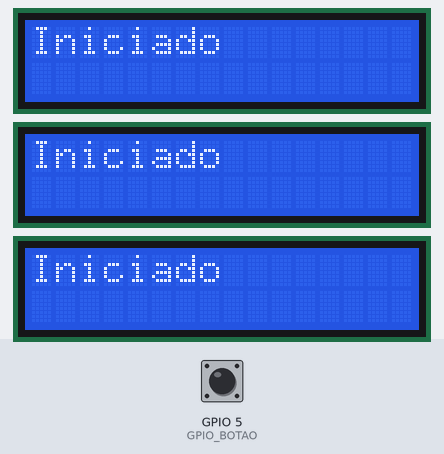
A sketch run on a simulated ESP32. Parts: 3 × 16×2 character LCD. The inputs (shaded band) are chosen by the test bench; at power-on: GPIO 5 (GPIO_BOTAO) LOW. WiFi joins after 1.5 s; servers stay silent unless stated; the local clock reads 2024-03-15 10:24:30 at power-on unless the sketch sets it; random numbers use the default seed unless the sketch sets one; what the sketch prints to the serial monitor is not drawn.

Above: at 0.3 s.
At 2.52 s:
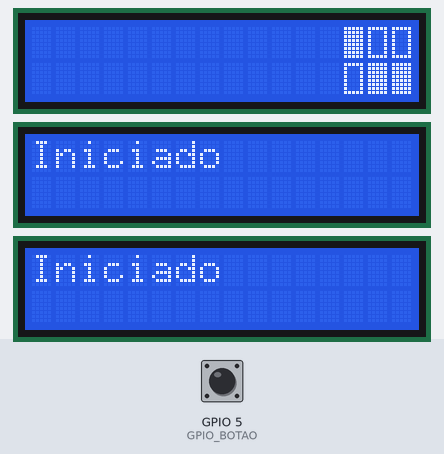
At 3.0 s:
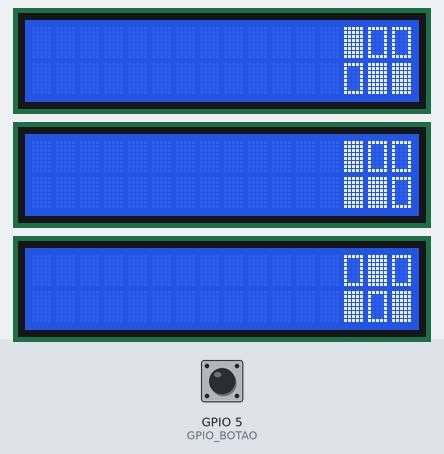
At 13.9 s:
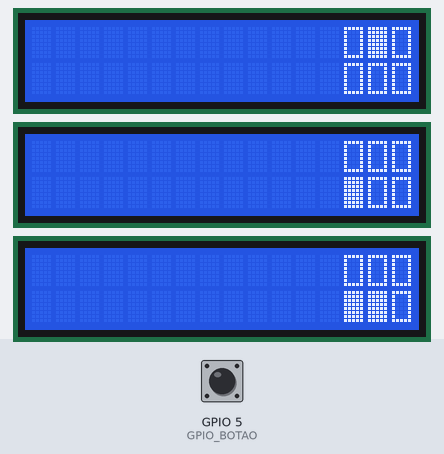
At 24.8 s:
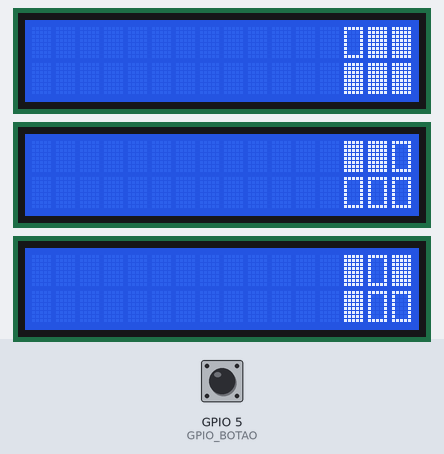
At 35.6 s:
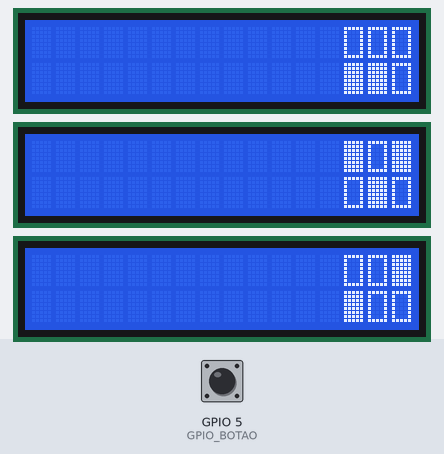

The sketch:

codigoEmbarcado.ino
```cpp
#include <Wire.h>

#include <LiquidCrystal_I2C.h>

#include <time.h>

#include <WiFi.h>

#include <esp_system.h>

#include <Firebase_ESP_Client.h>
// Provide the token generation process info.
#include <addons/TokenHelper.h>
// Provide the RTDB payload printing info and other helper functions.
#include <addons/RTDBHelper.h>
/*------------------------------------------------------------------------------------------------------------------------------------------------
                                ----------------------------------------------
                                |     Prêambulo - constantes e variáveis     |
                                ----------------------------------------------
------------------------------------------------------------------------------------------------------------------------------------------------*/

#define GPIO_BOTAO 5
#define TEMPO_DEBOUNCE 10  //ms

bool simulacao = true;
unsigned long tempoDaUltimaSituacao = 0;
unsigned long tempoEntreMudancaDeSituacao = 90000;  // tempo entre geracao de numeros aleatórios

// 1. Credenciais WI-FI
#define WIFI_SSID "Dado Sensivel"
#define WIFI_PASSWORD "Dado Sensivel"
// 2. API key
#define API_KEY "Dado Sensivel"
// 3. Email e password essa conta já deve existir
#define USER_EMAIL "Dado Sensivel"
#define USER_PASSWORD "Dado Sensivel"
// 4. RTDB URL
#define DATABASE_URL "Dado Sensivel"
// 6. Objeto Firebase Data
FirebaseData fbdo;
// 7. Dados da autenticaçao
FirebaseAuth auth;
// 8. Dados da configuraçao Firebase
FirebaseConfig config;
//Endereços i2c dos expansores de porta e i2c lcd
const uint8_t IICinicial = 32;  // endereço i2c inicial
const uint8_t LCDinicial = 39;  // endereço LCD inicial
const uint8_t Vagas = 6;
const uint8_t Andares = 3;
// declara vetor de objeto LDC
LiquidCrystal_I2C* VetorLCD[Andares];
// variável de transporte dos disposítivos i2c para o microcontrolador
uint8_t dadosRecebidos;
// variavel auxiliar para informar o diretorio do dados postado no Firebase
String pathRetorno;
String path;
/*------------------------------------------------------------------------------------------------------------------------------------------------
                                -------------------------------------------
                                |     Prêambulo - subrotinas e funções    |
                                -------------------------------------------
------------------------------------------------------------------------------------------------------------------------------------------------*/
/* Função ISR (chamada quando há geração da
interrupção) */
void IRAM_ATTR funcao_ISR() {
  delay(50);  // efeito debounce
  simulacao = ~simulacao;
}

void inicializaLCD() {
  for (uint8_t i = 0; i < Andares; i++) {
    VetorLCD[i] = new LiquidCrystal_I2C(LCDinicial - i, 16, 2);
    VetorLCD[i]->init();
    VetorLCD[i]->backlight();
    VetorLCD[i]->print("Iniciado");
  }
}
// conta a quantidades de 1s em dado
int contarBitsAltos(uint8_t dado) {
  int contador = 0;
  for (uint8_t i = 0; i < 8; i++) {
    if (dado & (1 << i)) {
      contador++;
    }
  }
  return contador;
}

void imprimeLinha() {
  Serial.println("----------------------------------------------------------");
}

// imprime endereço e dados recebidos do dispositivo i2c
void exibirDadosRecebidos(uint8_t i) {
  Serial.print("Dados recebidos do dispositivo 0x");
  Serial.print(i + IICinicial, HEX);
  Serial.print(": ");
  Serial.println(dadosRecebidos, BIN);  // Imprime os dados como número binário
}

void exibirMapaLCD(uint8_t dados, int andar) {
  // Calcula a quantidade de vagas por linha
  int vagasPorLinha = Vagas / 2;

  VetorLCD[andar]->setCursor(0, 0);
  VetorLCD[andar]->print("                ");

  VetorLCD[andar]->setCursor(0, 1);
  VetorLCD[andar]->print("                ");


  // Define a posição inicial no LCD para a parte inferior
  VetorLCD[andar]->setCursor(16 - vagasPorLinha, 0);

  // Exibe as vagas ocupadas na parte inferior do LCD
  for (int i = 0; i < vagasPorLinha; i++) {
    if (dados & (1 << i)) {
      VetorLCD[andar]->write(byte(0));  // Quadrado preenchido
    } else {
      VetorLCD[andar]->write(byte(1));  // Quadrado vazio
    }
  }

  // Define a posição inicial no LCD para a parte superior
  VetorLCD[andar]->setCursor(16 - vagasPorLinha, 1);

  // Exibe as vagas ocupadas na parte superior do LCD
  for (int i = vagasPorLinha; i < Vagas; i++) {
    if (dados & (1 << i)) {
      VetorLCD[andar]->write(byte(0));  // Quadrado preenchido
    } else {
      VetorLCD[andar]->write(byte(1));  // Quadrado vazio
    }
  }
}

String obtemDataeHoraAtual() {
  time_t agora = time(nullptr);
  struct tm* timeinfo = localtime(&agora);

  char buffer[26];  // Como ISO 8601: YYYY-MM-DDThh:mm:ss
  strftime(buffer, sizeof(buffer), "%FT%T", timeinfo);

  return String(buffer);
}
/*------------------------------------------------------------------------------------------------------------------------------------------------
                                -------------------------------------------
                                |      Predefiniçoes - funçao setup       |
                                -------------------------------------------
------------------------------------------------------------------------------------------------------------------------------------------------*/
void setup() {
  Wire.begin(22, 21);
  Serial.begin(9600);

  pinMode(GPIO_BOTAO, INPUT);
  attachInterrupt(GPIO_BOTAO, funcao_ISR, RISING);
  randomSeed(esp_random());

  // configura displays
  Serial.println();
  Serial.println("Estou configurando os displays.");
  inicializaLCD();

  // Define os caracteres personalizados para o LCD
  byte customChar[2][8] = {
    { B11111, B11111, B11111, B11111, B11111, B11111, B11111, B11111 },  // Quadrado preenchido
    { B11111, B10001, B10001, B10001, B10001, B10001, B10001, B11111 }   // Quadrado vazio
  };
  //cria os novos caracteres
  for (int i = 0; i < 2; i++) {
    for (int j = 0; j < Andares; j++) {
      VetorLCD[j]->createChar(i, customChar[i]);
    }
  }

  // configuracao wifi
  Serial.println();
  Serial.println("Estou configurando a conexão com o Wifi.");
  WiFi.begin(WIFI_SSID, WIFI_PASSWORD);

  Serial.print("Connecting to Wi-Fi");
  unsigned long ms = millis();
  while (WiFi.status() != WL_CONNECTED) {
    Serial.print(".");
    delay(300);
  }
  Serial.println();
  Serial.print("Connected with IP: ");
  Serial.println(WiFi.localIP());
  Serial.println();

  //configuracao firebase
  Serial.println();
  Serial.println("Estou configurando a conexão com o Firebase.");
  Serial.printf("Firebase Client v%s\n\n", FIREBASE_CLIENT_VERSION);
  /* informa a Api key */
  config.api_key = API_KEY;
  /* define as credenciais */
  auth.user.email = USER_EMAIL;
  auth.user.password = USER_PASSWORD;
  /* informa a RTDB URL */
  config.database_url = DATABASE_URL;
  // configurações do Firebase
  Firebase.reconnectNetwork(true);
  fbdo.setBSSLBufferSize(4096 /* Rx buffer size in bytes from 512 - 16384 */, 1024 /* Tx buffer size in bytes from 512 - 16384 */);
  fbdo.setResponseSize(4096);
  config.token_status_callback = tokenStatusCallback;  // see addons/TokenHelper.h
  Firebase.begin(&config, &auth);

  // verificara se esta tudo certo com o Firebase
  if (Firebase.ready()) {
    pathRetorno = "/UsersData/";
    pathRetorno += auth.token.uid.c_str();
    pathRetorno += "/Estacionamento";
  }

  for (uint8_t i = 0; i < Andares; i++) {
    path = pathRetorno;
    path += String(i) + "/NumeroDeVagasNoAndar";
    Firebase.RTDB.setInt(&fbdo, path, Vagas);
  }

  //configura hora
  Serial.println();
  Serial.println("Estou configurando a data e hora atual.");
  // Configurar NTP (Network Time Protocol) para obter hora atual
  configTime(0, 0, "pool.ntp.org", "time.nist.gov");
  // Configura o fuso horário para Brasília (BRT, UTC-3)
  setenv("TZ", "BRT3BRST,M10.3.0/0,M2.3.0/0", 1);
  Serial.println("Waiting for time");
  while (!time(nullptr)) {
    Serial.print(".");
    delay(1000);
  }
  Serial.println();
}
/*------------------------------------------------------------------------------------------------------------------------------------------------
                                --------------------------------------
                                |      Principal - funçao main       |
                                --------------------------------------
------------------------------------------------------------------------------------------------------------------------------------------------*/
void loop() {

  for (uint8_t i = 0; i < Andares; i++) { //itera para todos os andares
    path = pathRetorno;

    if (simulacao == false) {  // solicita e recebe 1 byte do dispositivo i
      Wire.requestFrom(i + IICinicial, 1);
      // recebe os dados
      while (Wire.available()) {
        dadosRecebidos = Wire.read();
      }
      // normaliza dados recebidos
      dadosRecebidos = ~dadosRecebidos;
    } else { // gera um valor aleatório
      dadosRecebidos = esp_random() % 64;  // valor aleatório entre 0 e 63
    }

    // exibi o endereço e dados recebidos
    exibirDadosRecebidos(i);

    // Conta os bits em nível lógico alto
    Serial.print("Quantidade de bits em alto: ");
    Serial.println(contarBitsAltos(dadosRecebidos));

    // imprime mapa do estacionamento no LCD
    exibirMapaLCD(dadosRecebidos, i);

    path += String(i);

    // Cria o JSON para enviar ao Firebase
    FirebaseJson json;
    String dataHoraAtual = obtemDataeHoraAtual();
    json.set("/data", dataHoraAtual);
    json.set("/situacao", dadosRecebidos);

    // Envia a stringBinária para o Firebase
    if (Firebase.RTDB.pushJSON(&fbdo, path.c_str(), &json)) {
      Serial.println("Dados adicionados com sucesso!");
    } else {
      Serial.println("Falha! Mais informacoes do erro: " + fbdo.errorReason());
    }
    imprimeLinha();
  }
  imprimeLinha();
  delay(10000);
}
```

Measured:
- what the display in image 2 shows lasts 10.3 s, from 3.0 s to 13.3 s
